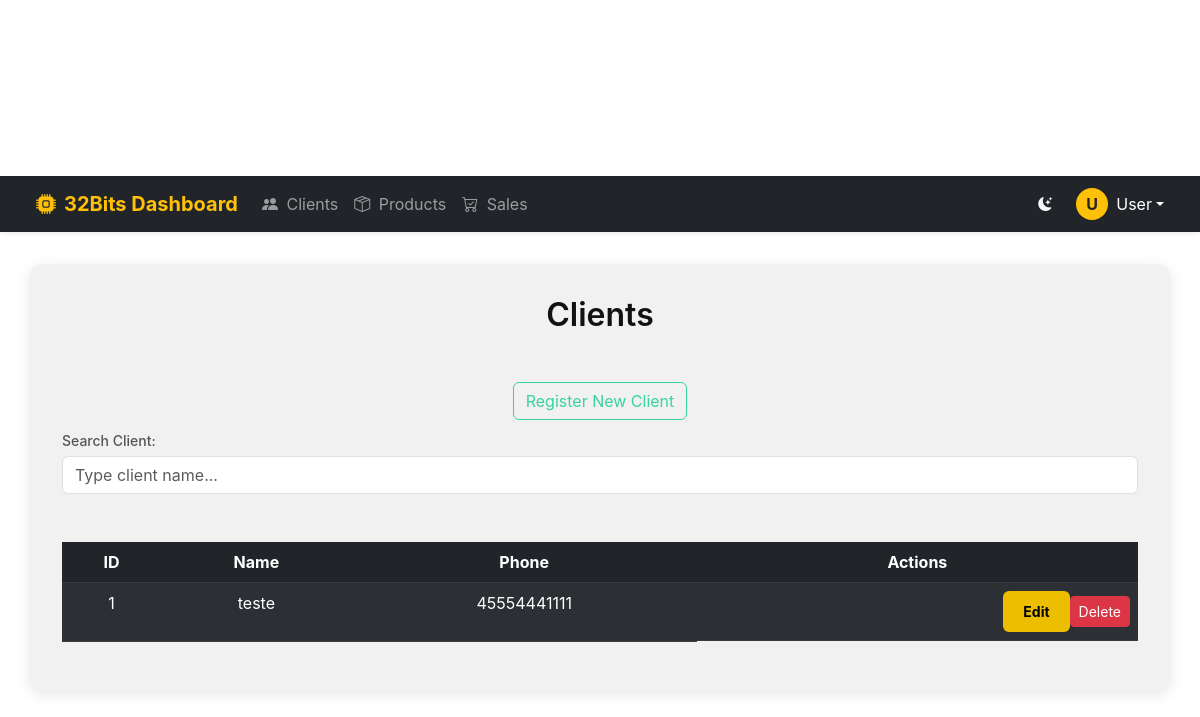
The page /list-clients (signed in) on the database its author committed.
### models/userModel.py (models this page shows, shortened)
class Client(db.Model):
    __tablename__ = 'clients'
    id = db.Column(db.Integer, primary_key=True)
    name = db.Column(db.String(100), nullable=False)
    phone = db.Column(db.String(20), nullable=False)

### app.py (the view)
@app.route('/list-clients', methods=['GET'])
@login_required
def list_clients():
    clients = Client.query.all()
    return render_template('list_clients.html', clients=clients)

### app.py (called while the page is built)
@login_manager.user_loader
def load_user(user_id):
    return User.query.get(int(user_id))

### templates/list_clients.html (shortened to what this page needs)
{% extends "layout.html" %}
{% block content %}
<h2>Clients</h2>
<br>
<div>
    <button type="button" class="btn btn-secondary" onclick="abrirModalCriar()">Register New Client</button>
</div>
<label for="buscador">Search Client:</label>
<input type="text" id="buscador" class="form-control" placeholder="Type client name..." onkeyup="filtrarTabela()">
<br><br>
<table class="table table-striped table-dark">
    <thead>
        <tr>
            <th scope="col">ID</th>
            <th scope="col">Name</th>
            <th scope="col">Phone</th>
            <th scope="col">Actions</th>
        </tr>
    </thead>
    <tbody>
        {% if clients %}
        {% for client in clients %}
        <tr>
            <td>{{ client.id }}</td>
            <td>{{ client.name }}</td>
            <td>{{ client.phone }}</td>
            <td class="dropdown-action" style="position: relative;">
                <button class="btn btn-sm btn-primary"
                    onclick="abrirModalEditar('{{ client.id }}', '{{ client.name }}', '{{ client.phone }}')">
                    Edit
                </button>
                <button class="btn btn-sm btn-danger" onclick="excluirCliente('{{ client.id }}')">
                    Delete
                </button>
            </td>
        </tr>
        {% endfor %}
        {% else %}
        <tr>
            <td colspan="4" class="text-center">No clients found.</td>
        </tr>
        {% endif %}
    </tbody>
</table>
{% endblock %}

### static/style.css (style rules this page uses)
:root { --bg: #ffffff; --bg-panel: #f1f1f1; --text: #121212; --text-muted: #555; --accent: #38d39f; --accent-hover: #2fa981; --input-bg: #e5e5e5; --button-bg: #edbe00; --button-hover: #c7a600; --border-color: #ddd; --shadow: rgba(0, 0, 0, 0.1); --bg-body: #f8f9fa; --text-color: #212529; --navbar-bg: #ffffff; --navbar-border: #e9ecef; --dropdown-bg: #ffffff; --dropdown-hover: #f8f9fa; --accent-color: #0d6efd; }
body { background-color: var(--bg-body); color: var(--text-color); transition: background-color 0.3s, color 0.3s; }
* { margin: 0; padding: 0; box-sizing: border-box; }
html, body { min-height: 100vh; font-family: -apple-system, BlinkMacSystemFont, "Segoe UI", Roboto, Arial, sans-serif; background-color: var(--bg); color: var(--text); transition: background 0.3s ease, color 0.3s ease; padding-top: 5.5rem; padding-bottom: 60px; }
h1, h2, h3 { margin-bottom: 1.5rem; font-weight: 600; }
label { display: block; margin: 10px 0 5px; text-align: left; font-size: 14px; font-weight: 500; color: var(--text-muted); }
.btn-secondary { background: transparent; color: var(--accent); border: 1px solid var(--accent); padding: 6px 12px; }
.dropdown-action { position: relative; justify-content: flex-end; align-items: center; display: flex; }
.btn-primary { padding: 10px 20px; border: none; border-radius: 6px; font-weight: bold; cursor: pointer; transition: all 0.2s ease; display: inline-flex; align-items: center; justify-content: center; text-decoration: none; background-color: var(--button-bg); color: #000; }

### rows shown on the page
Client: id "1", name "teste", phone "45554441111"
